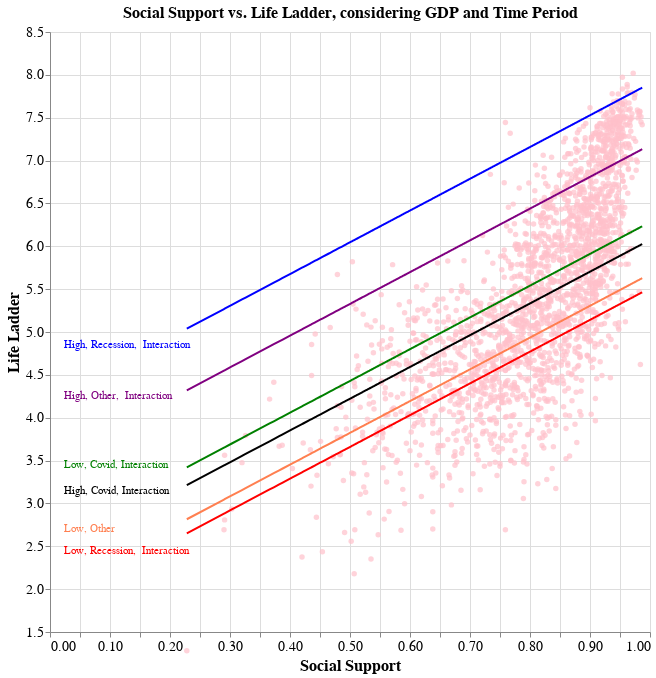

Notebook code cell kept with this figure:
### Markdown cell above
<h5>Fitted Model:</h5>
$$
\hat{\text{Life Ladder}}
    = 1.9707 + 3.7052\text{(Social Support)} - 3.1774\text{(High)} + 0.5519\text{(Recession)}$$$$ - 0.7239\text{(Covid)} + 1.3297\text{(Social Support*Covid)}-0.7160\text{(Social Support*Recession)}$$$$ + 4.6819\text{(Social Support*High*Other)} + 4.2995\text{(Social Support*High*Covid)}$$$$ + 4.8485\text{(Social Support*High*Recession)}
$$


<h5>Low GDP and Other:</h5>
$$
\hat{\text{Life Ladder}} = 1.9707 + 3.7052\text{(Social Support)}
$$
The expected Life Ladder is the sum of the intercept $\beta_0$ and the impact of a one-unit increase in Social Support.

<h5>High GDP and Other:</h5>
$$
\hat{\text{Life Ladder}} = 3.4752 + 3.7052\text{(Social Support)}
$$
The expected Life Ladder is the sum of the intercept $\beta_0$, the impact of a one-unit increase in Social Support, the impact of being in the High GDP category, and the interaction between the conditions Social Support, High GDP, and other.

<h5>Low GDP and Covid:</h5>
$$
\hat{\text{Life Ladder}} = 2.5765 + 3.7052\text{(Social Support)}
$$
The expected Life Ladder is the sum of the intercept $\beta_0$, the impact of a one-unit increase in Social Support, the impact of Covid, and the interaction between the conditions Social Support and Covid.

<h5>High GDP and Covid:</h5>
$$
\hat{\text{Life Ladder}} = 2.3689 + 3.7052\text{(Social Support)}
$$
The expected Life Ladder is the sum of the intercept $\beta_0$, the impact of a one-unit increase in Social Support, the impact of being in the High GDP category and of Covid, and the interaction between the conditions Social Support, High GDP, and Covid.

<h5>Low GDP and Recession:</h5>
$$
\hat{\text{Life Ladder}} = 1.8066 + 3.7052\text{(Social Support)}
$$
The expected Life Ladder is the sum of the intercept $\beta_0$, the impact of a one-unit increase in Social Support, and the impact of the Recession, and the interaction between the conditions Social Support, High GDP, Recession.

<h5>High GDP and Recession:</h5>
$$
\hat{\text{Life Ladder}} = 4.1937 + 3.7052\text{(Social Support)}
$$
The expected Life Ladder is the sum of the intercept $\beta_0$, the impact of a one-unit increase in Social Support, the impact of being in the High GDP category and of the Recession, and the interaction between the conditions Social Support, High GDP, and Recession.

<h5>Interpretation:</h5>

The intercepts highlight the impact of the two categorical variables, Wealth and Indicator, and the interaction variables on the Life Ladder of countries having the same Social Support. Based on these equations, the highest intercept occurs in the "High GDP and Recession" condition at 4.1937 and the lowest intercept occurs in the "Low GDP and Recession" condition at 1.8066. For each time period except the Covid, the conditions with High GDP have a higher intercept than their Low GDP counterparts. In order to better visualize these discrepancies, we decided to plot the Social Support and Life Ladder as a base scatterplot and layered each of the six regression lines on top. We used the observed Social Support values from the dataset to calculate predicted response values for the regression lines.

### Code cell
reg_data1 = data1.copy()

# make a list of sample coefficients from model fit
coefficients = {
    'Intercept': 1.9707,
    'C(Wealth, Treatment("Low"))[T.High]': -3.1774,
    'C(Indicator, Treatment("other"))[T.covid]': -0.7239,
    'C(Indicator, Treatment("other"))[T.recession]': 0.5519,
    'Social_Support': 3.7052,
    'Social_Support:C(Indicator, Treatment("other"))[T.covid]':1.3297,
    'Social_Support:C(Indicator, Treatment("other"))[T.recession]':                                      -0.7160,
    'Social_Support:C(Wealth, Treatment("Low"))[T.High]:C(Indicator, Treatment("other"))[covid]':         4.2995,
    'Social_Support:C(Wealth, Treatment("Low"))[T.High]:C(Indicator, Treatment("other"))[other]':         4.6819,
    'Social_Support:C(Wealth, Treatment("Low"))[T.High]:C(Indicator, Treatment("other"))[recession]':     4.8485 
}

# calculate predicted values of Life Ladder based on the estimated coefficients plus specific interactions
reg_data1['predicted_ll_lo'] = (coefficients['Intercept'] + (coefficients['Social_Support'] * reg_data1['Social_Support']))
reg_data1['predicted_ll_lc_i'] = (coefficients['Intercept'] + coefficients['C(Indicator, Treatment("other"))[T.covid]'] + 
(coefficients['Social_Support'] * reg_data1['Social_Support']) + coefficients['Social_Support:C(Indicator, Treatment("other"))[T.covid]'])
reg_data1['predicted_ll_lr_i'] = (coefficients['Intercept'] + coefficients['C(Indicator, Treatment("other"))[T.recession]'] + 
(coefficients['Social_Support'] * reg_data1['Social_Support']) + coefficients['Social_Support:C(Indicator, Treatment("other"))[T.recession]'])
reg_data1['predicted_ll_ho_i'] = (coefficients['Intercept'] + coefficients['C(Wealth, Treatment("Low"))[T.High]'] + 
(coefficients['Social_Support'] * reg_data1['Social_Support']) + coefficients['Social_Support:C(Wealth, Treatment("Low"))[T.High]:C(Indicator, Treatment("other"))[other]'])
reg_data1['predicted_ll_hc_i'] = (coefficients['Intercept'] + coefficients['C(Wealth, Treatment("Low"))[T.High]'] + coefficients['C(Indicator, Treatment("other"))[T.covid]'] + 
(coefficients['Social_Support'] * reg_data1['Social_Support']) + coefficients['Social_Support:C(Wealth, Treatment("Low"))[T.High]:C(Indicator, Treatment("other"))[covid]'])
reg_data1['predicted_ll_hr_i'] = (coefficients['Intercept'] + coefficients['C(Wealth, Treatment("Low"))[T.High]'] + coefficients['C(Indicator, Treatment("other"))[T.recession]'] + 
(coefficients['Social_Support'] * reg_data1['Social_Support']) + coefficients['Social_Support:C(Wealth, Treatment("Low"))[T.High]:C(Indicator, Treatment("other"))[recession]'])


# create scatter plot of Social Support against Life Ladder
chart1 = alt.Chart(reg_data1).mark_circle(color='pink').encode(
    x=alt.X('Social_Support:Q', title='Social Support'),
    y='Life_Ladder:Q',
)

# create regression lines based on predicted values from each group
line_ll_lo = alt.Chart(reg_data1).mark_line(color='coral').encode(
    x='Social_Support:Q',
    y='predicted_ll_lo:Q',
)
line_ll_lc_i = alt.Chart(reg_data1).mark_line(color='green').encode(
    x='Social_Support:Q',
    y='predicted_ll_lc_i:Q'
)
line_ll_lr_i = alt.Chart(reg_data1).mark_line(color='red').encode(
    x='Social_Support:Q',
    y='predicted_ll_lr_i:Q'
)
line_ll_ho_i = alt.Chart(reg_data1).mark_line(color='purple').encode(
    x='Social_Support:Q',
    y='predicted_ll_ho_i:Q'
)
line_ll_hc_i = alt.Chart(reg_data1).mark_line(color='black').encode(
    x='Social_Support:Q',
    y='predicted_ll_hc_i:Q'
)
line_ll_hr_i = alt.Chart(reg_data1).mark_line(color='blue').encode(
    x='Social_Support:Q',
    y='predicted_ll_hr_i:Q'
)
title_ll_lo = alt.Chart({'values': [{'x': 0.015, 'y': 2.7, 'title': 'Low, Other'}]}).mark_text(
    align='left',
    baseline='middle',
    dx=5,
    color='coral',
    fontSize=11
).encode(
    x='x:Q',
    y='y:Q',
    text='title:N'
)
title_ll_lc_i = alt.Chart({'values': [{'x': 0.015, 'y': 3.45, 'title': 'Low, Covid, Interaction'}]}).mark_text(
    align='left',
    baseline='middle',
    dx=5,
    color='green',
    fontSize=11
).encode(
    x='x:Q',
    y='y:Q',
    text='title:N'
)
title_ll_lr_i = alt.Chart({'values': [{'x': 0.015, 'y': 2.45, 'title': 'Low, Recession,  Interaction'}]}).mark_text(
    align='left',
    baseline='middle',
    dx=5,
    color='red',
    fontSize=11
).encode(
    x='x:Q',
    y='y:Q',
    text='title:N'
)
title_ll_ho_i = alt.Chart({'values': [{'x': 0.015, 'y': 4.25, 'title': 'High, Other,  Interaction'}]}).mark_text(
    align='left',
    baseline='middle',
    dx=5,
    color='purple',
    fontSize=11
).encode(
    x='x:Q',
    y='y:Q',
    text='title:N'
)
title_ll_hc_i = alt.Chart({'values': [{'x': 0.015, 'y': 3.15, 'title': 'High, Covid, Interaction'}]}).mark_text(
    align='left',
    baseline='middle',
    dx=5,
    color='black',
    fontSize=11
).encode(
    x='x:Q',
    y='y:Q',
    text='title:N'
)
title_ll_hr_i = alt.Chart({'values': [{'x': 0.015, 'y': 4.85, 'title': 'High, Recession,  Interaction'}]}).mark_text(
    align='left',
    baseline='middle',
    dx=5,
    color='blue',
    fontSize=11
).encode(
    x='x:Q',
    y='y:Q',
    text='title:N'
)

# combine scatterplot and regression lines
final_chart1 = (chart1 + line_ll_lo + line_ll_lc_i + line_ll_lr_i + line_ll_ho_i + line_ll_hc_i + line_ll_hr_i + title_ll_lo + title_ll_lc_i + title_ll_lr_i 
    + title_ll_ho_i + title_ll_hc_i + title_ll_hr_i).properties(
    width=600,
    height=600,
    title='Social Support vs. Life Ladder, considering GDP and Time Period'
).configure_axis(
    labelFontSize=14,
    titleFontSize=16,
).configure_title(
    fontSize=16
).encode(
    y=alt.Y(title='Life Ladder', scale=alt.Scale(domain=[1.5, 8.5]))
)
final_chart1

### Figure 1 — Vega-Lite specification as saved in the notebook (floating-point values rounded to 4 significant figures; data arrays with more than 128 entries replaced by an {"elided": "..."} marker saying what was removed)
{"config": {"view": {"continuousWidth": 300, "continuousHeight": 300}, "axis": {"labelFontSize": 14, "titleFontSize": 16}, "title": {"fontSize": 16}}, "layer": [{"mark": {"type": "circle", "color": "pink"}, "encoding": {"x": {"field": "Social_Support", "title": "Social Support", "type": "quantitative"}, "y": {"field": "Life_Ladder", "type": "quantitative"}}}, {"mark": {"type": "line", "color": "coral"}, "encoding": {"x": {"field": "Social_Support", "type": "quantitative"}, "y": {"field": "predicted_ll_lo", "type": "quantitative"}}}, {"mark": {"type": "line", "color": "green"}, "encoding": {"x": {"field": "Social_Support", "type": "quantitative"}, "y": {"field": "predicted_ll_lc_i", "type": "quantitative"}}}, {"mark": {"type": "line", "color": "red"}, "encoding": {"x": {"field": "Social_Support", "type": "quantitative"}, "y": {"field": "predicted_ll_lr_i", "type": "quantitative"}}}, {"mark": {"type": "line", "color": "purple"}, "encoding": {"x": {"field": "Social_Support", "type": "quantitative"}, "y": {"field": "predicted_ll_ho_i", "type": "quantitative"}}}, {"mark": {"type": "line", "color": "black"}, "encoding": {"x": {"field": "Social_Support", "type": "quantitative"}, "y": {"field": "predicted_ll_hc_i", "type": "quantitative"}}}, {"mark": {"type": "line", "color": "blue"}, "encoding": {"x": {"field": "Social_Support", "type": "quantitative"}, "y": {"field": "predicted_ll_hr_i", "type": "quantitative"}}}, {"data": {"name": "data-06fa3268f299b259626aed708d94074e"}, "mark": {"type": "text", "align": "left", "baseline": "middle", "color": "coral", "dx": 5, "fontSize": 11}, "encoding": {"text": {"field": "title", "type": "nominal"}, "x": {"field": "x", "type": "quantitative"}, "y": {"field": "y", "type": "quantitative"}}}, {"data": {"name": "data-89fdc1648ddff9efc95edecccea0fa00"}, "mark": {"type": "text", "align": "left", "baseline": "middle", "color": "green", "dx": 5, "fontSize": 11}, "encoding": {"text": {"field": "title", "type": "nominal"}, "x": {"field": "x", "type": "quantitative"}, "y": {"field": "y", "type": "quantitative"}}}, {"data": {"name": "data-e35b15eaf39c763cdf1455009d1540d6"}, "mark": {"type": "text", "align": "left", "baseline": "middle", "color": "red", "dx": 5, "fontSize": 11}, "encoding": {"text": {"field": "title", "type": "nominal"}, "x": {"field": "x", "type": "quantitative"}, "y": {"field": "y", "type": "quantitative"}}}, {"data": {"name": "data-8b41c54095ff92df82aa54593a9536db"}, "mark": {"type": "text", "align": "left", "baseline": "middle", "color": "purple", "dx": 5, "fontSize": 11}, "encoding": {"text": {"field": "title", "type": "nominal"}, "x": {"field": "x", "type": "quantitative"}, "y": {"field": "y", "type": "quantitative"}}}, {"data": {"name": "data-b603ab8099c8765cac6a1b4c44ee458d"}, "mark": {"type": "text", "align": "left", "baseline": "middle", "color": "black", "dx": 5, "fontSize": 11}, "encoding": {"text": {"field": "title", "type": "nominal"}, "x": {"field": "x", "type": "quantitative"}, "y": {"field": "y", "type": "quantitative"}}}, {"data": {"name": "data-533e20a42eafeb0bbadd4765eb8e79f2"}, "mark": {"type": "text", "align": "left", "baseline": "middle", "color": "blue", "dx": 5, "fontSize": 11}, "encoding": {"text": {"field": "title", "type": "nominal"}, "x": {"field": "x", "type": "quantitative"}, "y": {"field": "y", "type": "quantitative"}}}], "data": {"name": "data-5f5d042757af3b30a47e2f1890b096b7"}, "encoding": {"y": {"scale": {"domain": [1.5, 8.5]}, "title": "Life Ladder"}}, "height": 600, "title": "Social Support vs. Life Ladder, considering GDP and Time Period", "width": 600, "$schema": "https://vega.github.io/schema/vega-lite/v5.14.1.json", "datasets": {"data-5f5d042757af3b30a47e2f1890b096b7": {"elided": "2199 records"}, "data-06fa3268f299b259626aed708d94074e": [{"x": 0.015, "y": 2.7, "title": "Low, Other"}], "data-89fdc1648ddff9efc95edecccea0fa00": [{"x": 0.015, "y": 3.45, "title": "Low, Covid, Interaction"}], "data-e35b15eaf39c763cdf1455009d1540d6": [{"x": 0.015, "y": 2.45, "title": "Low, Recession,  Interaction"}], "data-8b41c54095ff92df82aa54593a9536db": [{"x": 0.015, "y": 4.25, "title": "High, Other,  Interaction"}], "data-b603ab8099c8765cac6a1b4c44ee458d": [{"x": 0.015, "y": 3.15, "title": "High, Covid, Interaction"}], "data-533e20a42eafeb0bbadd4765eb8e79f2": [{"x": 0.015, "y": 4.85, "title": "High, Recession,  Interaction"}]}}
